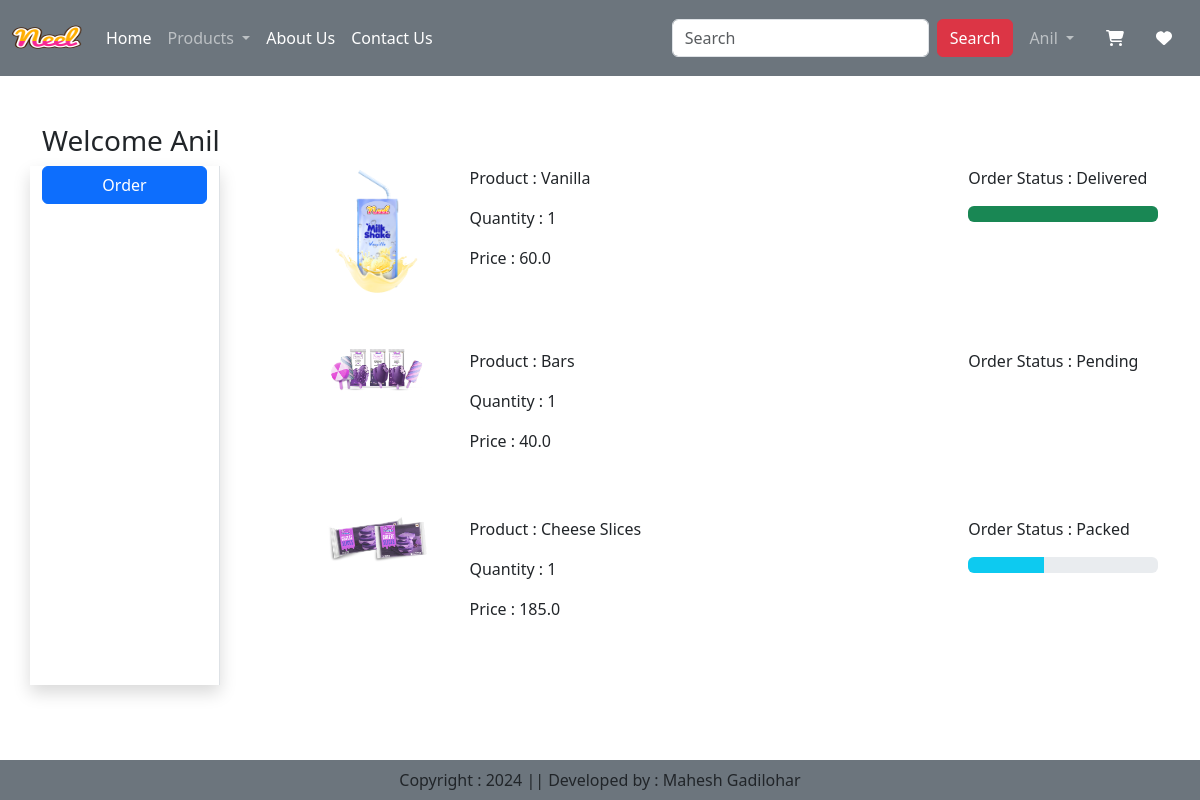
The app's page /orders/ (signed in) with its own data.
### app/models.py (models this page shows, shortened)
class OrderPlaced(models.Model):
    user = models.ForeignKey(User,on_delete=models.CASCADE)
    customer = models.ForeignKey(Customer,on_delete=models.CASCADE)
    product = models.ForeignKey(Product,on_delete=models.CASCADE)
    quantity = models.PositiveIntegerField(default=1)
    order_date = models.DateTimeField(auto_now_add=True)
    status = models.CharField(choices=STATUS_CHOICES, max_length=100,default="Pending")
    payment = models.ForeignKey(Payment,on_delete=models.CASCADE,default="")
    @property
    def total_cost(self):
        return self.quantity * self.product.discounted_price

class Product(models.Model):
    title = models.CharField(max_length=100)
    selling_price = models.FloatField()
    discounted_price = models.FloatField()
    discription = models.TextField()
    composition = models.TextField(default='')
    prodapp = models.TextField(default='')
    category = models.CharField(choices=CATEGORY_CHOICES, max_length=2)
    product_image = models.ImageField(upload_to='product')

### app/views.py (the view)
# urls.py: path('orders/',views.orders,name='orders'),
@login_required
def orders(request):
    totalitem = 0
    wishitem = 0
    if request.user.is_authenticated:
        totalitem = len(Cart.objects.filter(user=request.user))
        wishitem = len(Wishlist.objects.filter(user=request.user))
    order_placed = OrderPlaced.objects.filter(user=request.user)
    return render (request, "app/orders.html", locals())

### app/templates/app/orders.html (shortened to what this page needs)
{% extends "app/base.html" %}
{% load static %}
{% block main-content %}
    <div class="container my-5">
        <div class="row">
            <h3>Welcome <span class="text-capitalize">{{request.user}}</span></h3>
            <div class="col-sm-2 border-end shadow">
                <ul class="list-unstyled">
                    <li class="d-grid"><a href="{% url 'orders' %}" class="btn btn-primary">Order</a></li>
                </ul>
            </div>
            <div class="col-sm-9 offset-sm-1">
                {% for op in order_placed %}
                <div class="row">
                    <div class="col-sm-2">
                        <img src="{{op.product.product_image.url}}" alt="" class="img-fluid" height="100" width="100">
                    </div>
                    <div class="col-sm-7">
                        <p>Product : {{op.product.title}}</p>
                        <p>Quantity : {{op.quantity}}</p>
                        <p>Price : {{op.total_cost}}</p>
                    </div>
                    <div class="col-sm-3">
                        <p>Order Status : {{op.status}}</p>
                        {% if op.status == 'Packed' %}
                        <div class="progress">
                            <div class="progress-bar bg-info" role="progressbar" style="width: 40%;" aria-valuenow="40" aria-valuemin="0" aria-valuemax="100"></div>
                        </div>
                        {% endif %}
                        {% if op.status == 'Delivered' %}
                        <div class="progress">
                            <div class="progress-bar bg-success" role="progressbar" style="width: 100%;" aria-valuenow="100" aria-valuemin="0" aria-valuemax="100"></div>
                        </div>
                        {% endif %}
                    </div>
                </div> <br><br>
                {% endfor %}
            </div>
        </div>
    </div>
{% endblock main-content %}

### app/templates/app/base.html (shortened to what this page needs)
<!DOCTYPE html>
{% load static %}
<html lang="en">
<head>
    <link href="https://cdn.jsdelivr.net/npm/bootstrap@5.3.3/dist/css/bootstrap.min.css" rel="stylesheet">
    <link rel="stylesheet" href="{% static 'app/css/owl.carousel.min.css' %}">
    <link rel="stylesheet" href="{% static 'app/css/all.min.css' %}">
    <link rel="stylesheet" href="{% static 'app/css/style.css' %}">
</head>
<body >
    <nav class="navbar navbar-expand-lg navbar-dark bg-secondary">
        <div class="container-fluid">
          <a class="navbar-brand" href="#">
            <img src="{% static 'app/images/Neel.png' %}" width="70" height="50">
          </a>
          <div class="collapse navbar-collapse" id="navbarSupportedContent">
            <ul class="navbar-nav me-auto mb-2 mb-lg-0">
              {% if request.user.is_authenticated %}
              <li class="nav-item">
                <a class="nav-link active" aria-current="page" href="/">Home</a>
              </li>
              <li class="nav-item dropdown">
                <a class="nav-link dropdown-toggle" href="#" role="button" data-bs-toggle="dropdown" aria-expanded="false">
                  Products
                </a>
              </li>
              <li class="nav-item">
                <a class="nav-link text-white" href="{% url 'about' %}">About Us</a>
              </li>
              <li class="nav-item">
                <a class="nav-link text-white" href="{% url 'contact' %}">Contact Us</a>
              </li>
            </ul>
            <form class="d-flex" role="search" action="/search/">
              <input class="form-control me-2" type="search" placeholder="Search" name="search" aria-label="Search">
              <button class="btn btn-danger" type="submit">Search</button>
            </form>
          </div>
          <ul class="navbar-nav me-auto mb-2 mb-lg-0">
          <li class="nav-item dropdown mx-2">
              <a class="nav-link dropdown-toggle" href="#" role="button" data-bs-toggle="dropdown" aria-expanded="false">
                  {{ request.user }}
              </a>
          </li>
            <li class="nav-item mx-2">
                <a href="/checkout" class="nav-link text-white"> <i class="fa fa-shopping-cart"></i></a>
            </li>
            <li class="nav-item mx-2">
                <a href="{% url 'showwishlist' %}" class="nav-link text-white">  <i class="fa fa-heart"></i></a>
            </li>
            {% endif %}
          </ul>
        </div>
      </nav>
      {% block main-content %}{% endblock main-content %}
      <footer class="container-fluid fixed-bottom bg-secondary text-center p-2 mt-5">
        Copyright : 2024 || Developed by : Mahesh Gadilohar
      </footer>
</body>
</html>

### records on screen
OrderPlaced: product.product_image (picture), product "Vanilla", quantity "1", total_cost "60.0", status "Delivered"
OrderPlaced: product.product_image (picture), product "Bars", quantity "1", total_cost "40.0", status "Pending"
OrderPlaced: product.product_image (picture), product "Cheese Slices", quantity "1", total_cost "185.0", status "Packed"

### other values on screen
{{ request.user }} "Anil"
